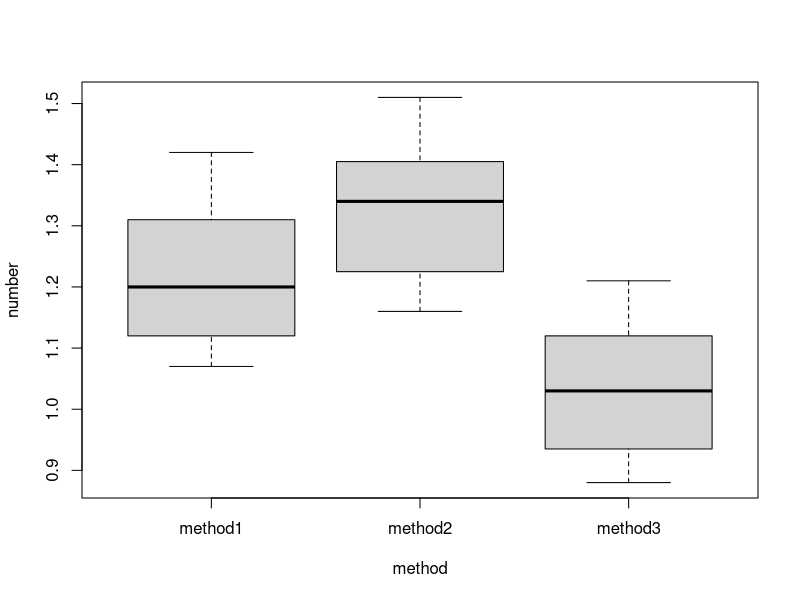
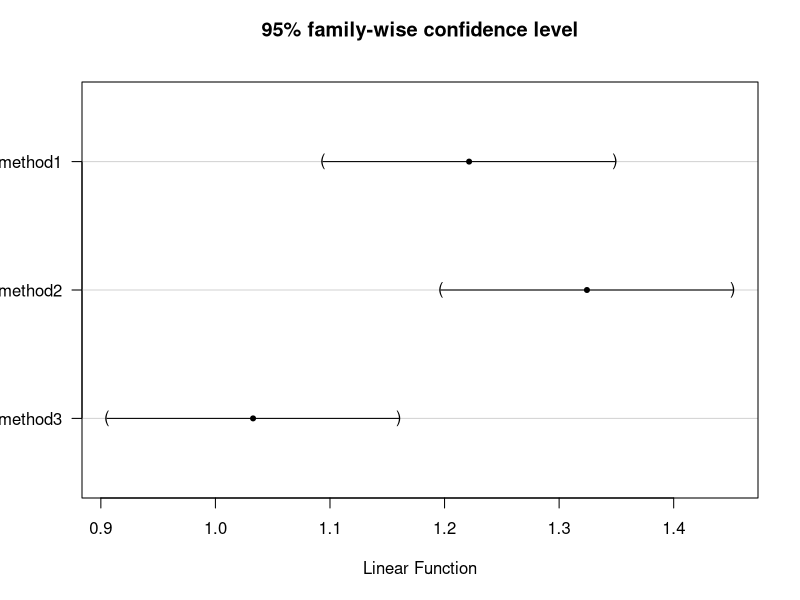
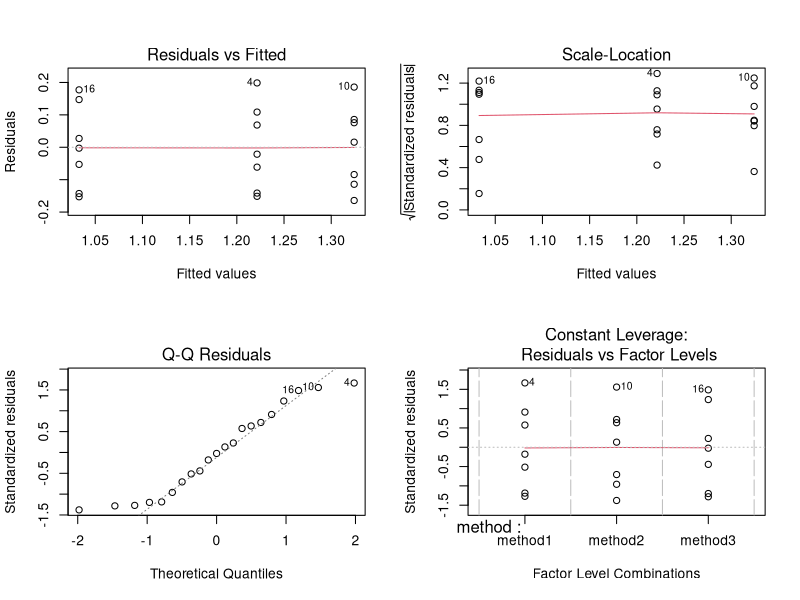
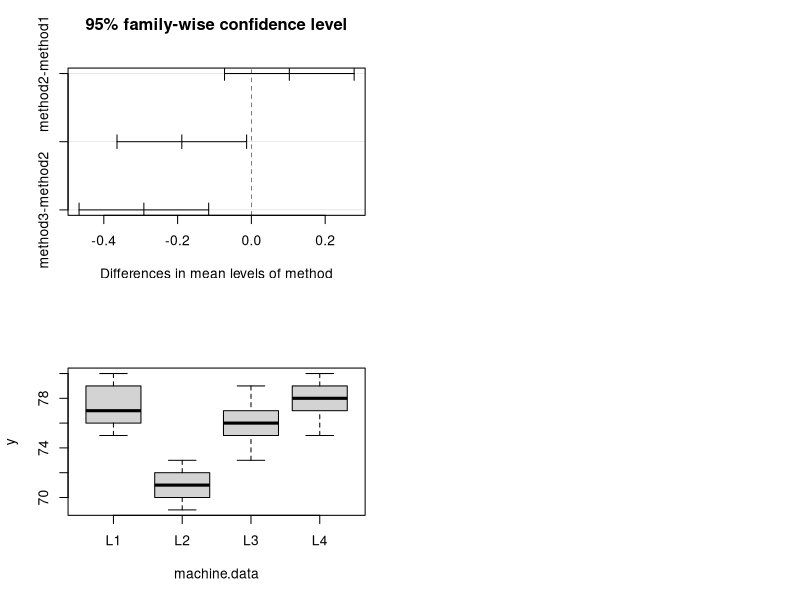
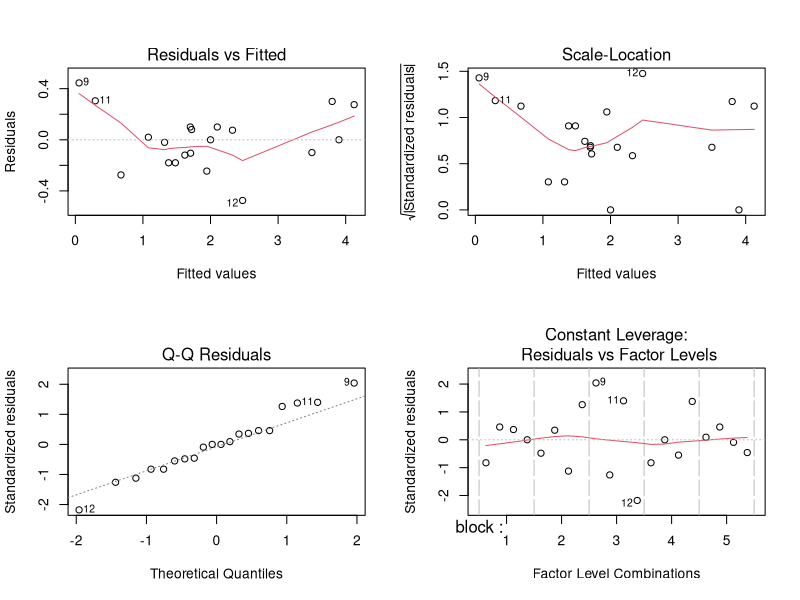
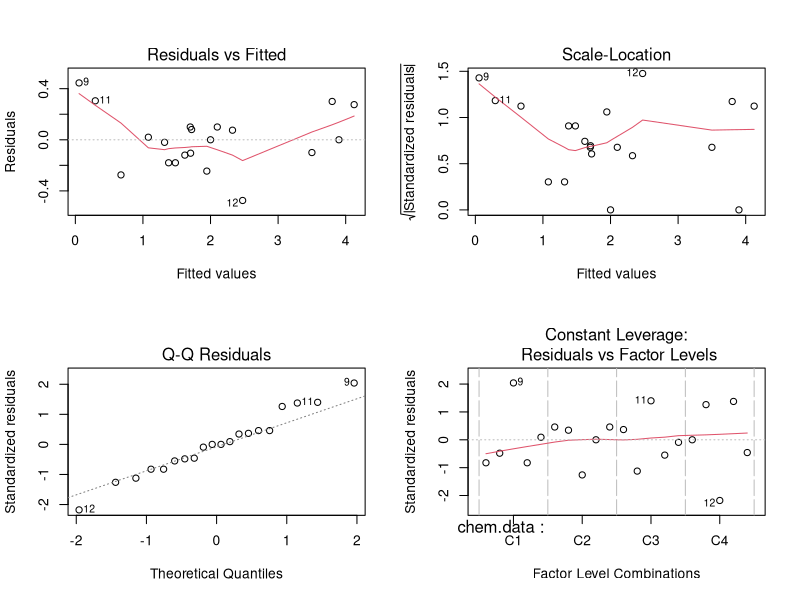
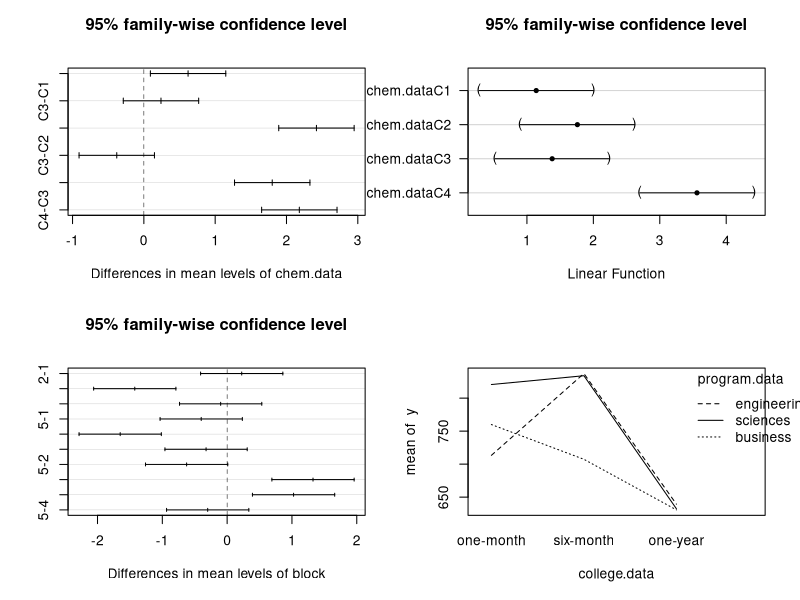
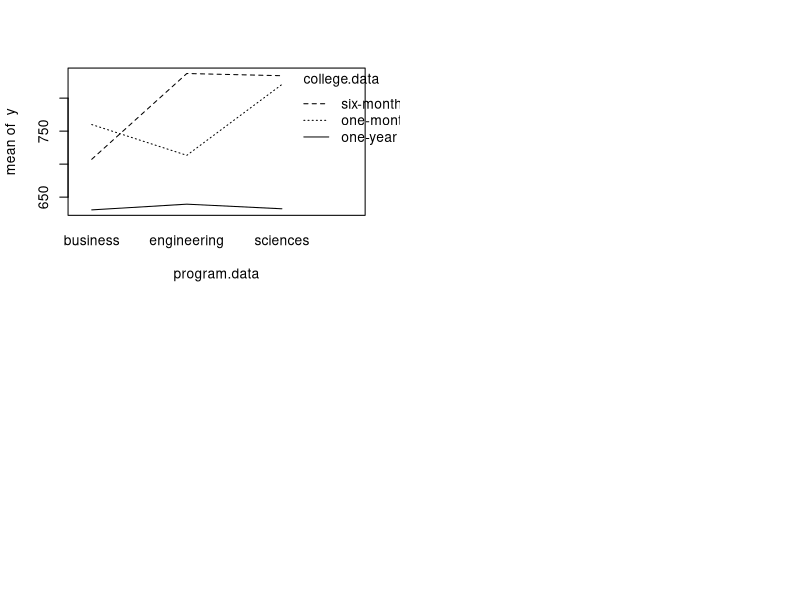

Here is the R script that generated these plots, in order:
# 제9장 실험계획법과 분산분석 

# R 예제: 일원 분산분석 

# data <- read.csv("Pomitech.csv") 
data <- read.csv("assemble.csv") 
head(data)
y= c(as.matrix(data))
factor.data=c("method1", "method2", "method3") # 요인
k=3;n=7;
method=gl(k, n, n*k, factor(factor.data));method # 요인 생성
anova.fit = aov(y~method)  # 분산분석
summary(anova.fit)  # 요약표
boxplot(y~method,ylab="number")

# R 예제: 신뢰구간
install.packages("multcomp")
library(multcomp)
anova.fit = aov(y~method-1) # intercept 제거
glht(anova.fit) # 선형 가설 생성
plot(glht(anova.fit)) # 신뢰구간 플라팅


# R 예제: 진단그림
layout(matrix(c(1,2,3,4),2,2)) # 레이아웃 분할
plot(anova.fit) # 진단 그림 플라팅
bartlett.test(y~method) # Bartlett 테스트 - 등분산성 검정
fligner.test(y~method) # fligner 테스트 - 등분산성 검정


# R 예제: 다중검정에서 본페로니 방법 Tukey의 정직유의 차이방법 (HSD) 
pairwise.t.test(y,method, p.adj = "bonf")
TukeyHSD(anova.fit) # 정직유의차이방법 - Multiple Comparisons: Tukey Honestly Significant Differences
plot(TukeyHSD(anova.fit))



# R 예제: 임의 효과 모형
# data <- read.csv("Textile.csv")
# attach(dataframe)
# y<-c(L1,L2,L3,L4)
# loom<-factor(rep(1:4,c(4,4,4,4)))
# aov.rfit = aov(y~Error(loom)) 
# summary(aov.rfit)  #show the summary table
# print(model.tables(aov.rfit,"means"),digits=3)
# boxplot(y~loom,names=c("L1","L2","L3","L4"))

data <- read.csv("spinner.csv")
data
y<-c(data$L1,data$L2,data$L3,data$L4) # 직기
machine.data<-factor(rep(1:4,c(5,5,5,5))) # 요인
boxplot(y~machine.data,names=c("L1","L2","L3","L4")) # 별 상자그림
aov.rfit = aov(y~Error(machine.data)) 
summary(aov.rfit)
anova.fit = aov(y~machine.data)  # 분산분석
summary(anova.fit)  # 요약표
print(model.tables(anova.fit,"means"),digits=3) # Grand mean


# R 예제: 임의 블록 설계
data <- read.csv("Fabric.csv")
data
y= c(t(as.matrix(data)))
factor.data=c("C1", "C2", "C3", "C4") # 요인
k=4;n=5;
chem.data=gl(k, 1, n*k, factor(factor.data));chem.data
block = gl(n, k, k*n); block # 요인 블로킹
anova = aov(y ~ block + chem.data ) # 블록 주도 분산분석 
summary(anova) # 요약표 
layout(matrix(c(1,2,3,4),2,2)) # 레이아웃 분할
plot(anova) # 분산분석 결과 플라팅

anova = aov(y ~ chem.data + block) # 요인주도 분산분석 
summary(anova) # 요약표 
layout(matrix(c(1,2,3,4),2,2)) # 레이아웃 분할
plot(anova) # 분산분석 결과 플라팅

TukeyHSD(anova) # Tukey의 정직유의 차이방법 (HSD) 
plot(TukeyHSD(anova)) # 신뢰구간
anova = aov(y ~ chem.data -1) # intercept 제거
glht(anova) # 선형 가설 생성
plot(glht(anova)) # 플라팅

# R 예제: 이원분산분석

data <- read.csv("TEPS.csv")
y= c(t(as.matrix(data))); y
factor1 = c("one-month", "six-month", "one-year")   # 1st 요인수준 
factor2 = c("business", "engineering", "sciences") # 2nd 요인수준
n1 = length(factor1) # 첫번째 요인의 개수 
n2 = length(factor2) # 두번째 요인의 개수 
n = 3 # 처리당 관찰 표본수
college.data = gl(n1, 1, n*n1*n2, factor(factor1)); college.data # factor 생성
program.data = gl(n2, n*n1, n*n1*n2, factor(factor2)); program.data # factor 생성
anova = aov(y ~ college.data*program.data) # 분산분석 - 교작용 포함 
summary(anova) # 요약표 
interaction.plot(college.data, program.data, y)
interaction.plot(program.data, college.data, y)

#다른 데이터
data <- read.csv("GMAT.csv")
y= c(t(as.matrix(data[,-1]))); y
factor1 = c("business", "engineering", "arts and sciences") # 1st 요인수준 
factor2 = c("three-hour", "one-day", "10-week") # 2nd 요인수준
n1 = length(factor1) # 첫번째 요인의 개수 
n2 = length(factor2) # 두번째 요인의 개수 
n = 2 # 처리당 관찰 표본수
college.data = gl(n1, 1, n*n1*n2, factor(factor1)); college.data # factor 생성
prgrm.data = gl(n2, n*n1, n*n1*n2, factor(factor2)); prgrm.data # factor 생성
anova = aov(y ~ college.data*prgrm.data) # 분산분석 - 교작용 포함 
summary(anova) # 요약표 
